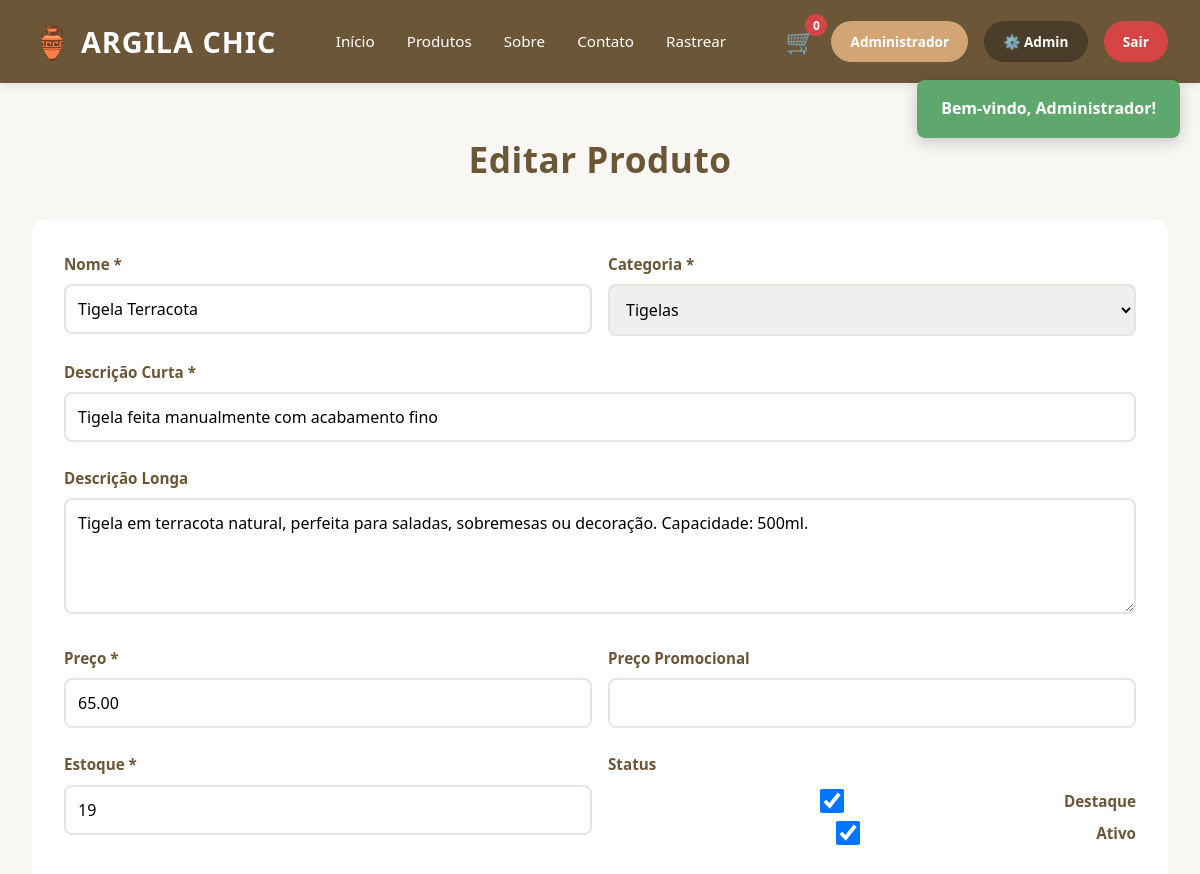
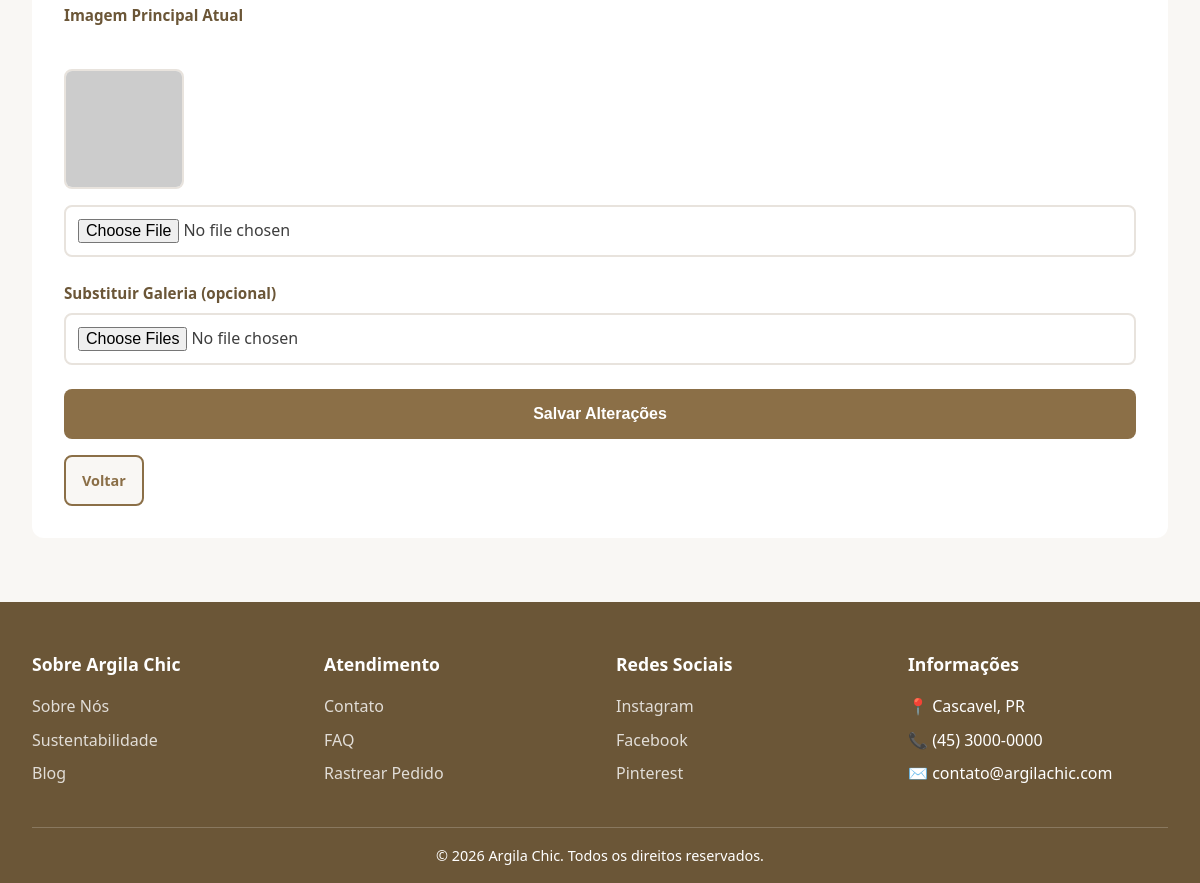
The page /admin/produto-editar.php?id=2 (signed in) on the database its author committed (2 pictures, top to bottom).
### tables this page shows
CREATE TABLE `produtos` (
  `id` int(11) NOT NULL,
  `nome` varchar(150) NOT NULL,
  `descricao` text DEFAULT NULL,
  `descricao_longa` text DEFAULT NULL,
  `categoria_id` int(11) NOT NULL,
  `preco` decimal(10,2) NOT NULL,
  `preco_promocional` decimal(10,2) DEFAULT NULL,
  `estoque` int(11) DEFAULT 0,
  `imagem` varchar(255) NOT NULL,
  `galeria` text DEFAULT NULL,
  `destaque` tinyint(1) DEFAULT 0,
  `ativo` tinyint(1) DEFAULT 1,
  `criado_em` timestamp NOT NULL DEFAULT current_timestamp(),
  `atualizado_em` timestamp NOT NULL DEFAULT current_timestamp() ON UPDATE current_timestamp()
);

CREATE TABLE `categorias` (
  `id` int(11) NOT NULL,
  `slug` varchar(50) NOT NULL,
  `nome` varchar(100) NOT NULL
);

### includes/functions.php (called while the page is built, shortened)
<?php
function imagemUrl($arquivo) {
    return UPLOAD_URL . htmlspecialchars($arquivo);
}
function listarCategorias() {
    $pdo = getConnection();
    return $pdo->query("SELECT * FROM categorias ORDER BY id")->fetchAll();
}

### admin/produto-editar.php (the view, shortened to what this page needs)
<?php
require_once __DIR__ . '/../includes/functions.php';
$pdo = getConnection();
$id = (int)($_GET['id'] ?? 0);
$categorias = listarCategorias();
$stmt = $pdo->prepare("SELECT * FROM produtos WHERE id = ?");
$stmt->execute([$id]);
$produto = $stmt->fetch();
include __DIR__ . '/../includes/header.php';
?>
<div class="container-principal">
    <h2 class="secao-titulo">Editar Produto</h2>
    <div style="background:#fff; padding:2rem; border-radius:12px;">
        <form method="POST" enctype="multipart/form-data">
            <div class="form-row">
                <div class="form-group">
                    <label>Nome *</label>
                    <input name="nome" value="<?= htmlspecialchars($produto['nome']) ?>" required>
                </div>
                <div class="form-group">
                    <label>Categoria *</label>
                    <select name="categoria_id" required>
                        <?php foreach ($categorias as $c): ?>
                            <option value="<?= $c['id'] ?>" <?= $c['id'] == $produto['categoria_id'] ? 'selected' : '' ?>>
                                <?= htmlspecialchars($c['nome']) ?>
                            </option>
                        <?php endforeach; ?>
                    </select>
                </div>
            </div>
            <div class="form-group">
                <label>Descrição Curta *</label>
                <input name="descricao" value="<?= htmlspecialchars($produto['descricao']) ?>" required>
            </div>
            <div class="form-group">
                <label>Descrição Longa</label>
                <textarea name="descricao_longa" rows="4" style="width:100%;padding:.75rem;border:2px solid #E8E3DD;border-radius:8px;"><?= htmlspecialchars($produto['descricao_longa'] ?? '') ?></textarea>
            </div>
            <div class="form-row">
                <div class="form-group">
                    <label>Preço *</label>
                    <input type="number" step="0.01" name="preco" value="<?= $produto['preco'] ?>" required>
                </div>
                <div class="form-group">
                    <label>Preço Promocional</label>
                    <input type="number" step="0.01" name="preco_promocional" value="<?= $produto['preco_promocional'] ?>">
                </div>
            </div>
            <div class="form-row">
                <div class="form-group">
                    <label>Estoque *</label>
                    <input type="number" name="estoque" value="<?= $produto['estoque'] ?>" required>
                </div>
                <div class="form-group">
                    <label>Status</label>
                    <label style="display:flex;gap:.5rem;margin-top:.75rem;">
                        <input type="checkbox" name="destaque" value="1" <?= $produto['destaque'] ? 'checked' : '' ?>> Destaque
                    </label>
                    <label style="display:flex;gap:.5rem;">
                        <input type="checkbox" name="ativo" value="1" <?= $produto['ativo'] ? 'checked' : '' ?>> Ativo
                    </label>
                </div>
            </div>
            <div class="form-group">
                <label>Imagem Principal Atual</label><br>
                <img src="<?= imagemUrl($produto['imagem']) ?>" class="img-preview"
                     onerror="this.src='https://via.placeholder.com/120/E8D4C4/8B6F47?text=🏺'">
                <input type="file" name="imagem" accept="image/*" style="margin-top:.5rem;" onchange="previewImg(event,'pv')">
            </div>
            <div class="form-group">
                <label>Substituir Galeria (opcional)</label>
                <input type="file" name="galeria[]" accept="image/*" multiple>
            </div>
            <button class="btn-enviar">Salvar Alterações</button>
            <a href="produtos.php" class="btn-info" style="margin-top:1rem;display:inline-block;">Voltar</a>
        </form>
    </div>
</div>
<?php include __DIR__ . '/../includes/footer.php'; ?>

### assets/css/style.css (style rules this page uses)
* { margin: 0; padding: 0; box-sizing: border-box; }
:root { --cor-primaria: #8B6F47; --cor-secundaria: #6B5637; --cor-fundo: #F9F7F4; --cor-texto: #3E3E3E; --cor-branco: #FFFFFF; --cor-destaque: #A0826D; --cor-erro: #D64545; --cor-sucesso: #5FA86D; --cor-header: #6B5637; }
body { font-family: 'Segoe UI', Tahoma, Geneva, Verdana, sans-serif; background-color: var(--cor-fundo); color: var(--cor-texto); line-height: 1.6; }
a { color: var(--cor-primaria); text-decoration: none; }
.container-principal { max-width: 1200px; margin: 3rem auto; padding: 0 2rem; }
.secao-titulo { font-size: 2.2rem; color: var(--cor-header); margin-bottom: 2rem; text-align: center; font-weight: 700; letter-spacing: 0.5px; }
.btn-info { background-color: var(--cor-fundo); color: var(--cor-primaria); border: 2px solid var(--cor-primaria); padding: 0.75rem 1rem; border-radius: 8px; cursor: pointer; font-weight: 600; transition: all 0.3s ease; font-size: 0.9rem; text-decoration: none; display: inline-block; text-align: center; }
.form-group { margin-bottom: 1.5rem; }
.form-group label { display: block; margin-bottom: 0.5rem; font-weight: 600; color: var(--cor-header); font-size: .95rem; }
.form-group input, .form-group select, .form-group textarea { width: 100%; padding: 0.75rem; border: 2px solid #E8E3DD; border-radius: 8px; font-size: 1rem; transition: border-color 0.3s ease; font-family: inherit; }
.form-row { display: grid; grid-template-columns: 1fr 1fr; gap: 1rem; }
.btn-enviar { width: 100%; background-color: var(--cor-primaria); color: var(--cor-branco); border: none; padding: 1rem; border-radius: 8px; font-size: 1rem; font-weight: 700; cursor: pointer; transition: background-color 0.3s ease; }
.img-preview { width: 120px; height: 120px; object-fit: cover; border-radius: 8px; border: 2px solid #E8E3DD; margin-top: .5rem; }

### rows shown on the page
produtos: nome "Tigela Terracota", categoria_id "Tigelas", descricao "Tigela feita manualmente com acabamento fino", descricao_longa "Tigela em terracota natural, perfeita para saladas, sobremesas ou decoração. Capacidade: 500ml.", preco "65.00", estoque "19", destaque "☑", ativo "☑"

### other values the page prints
$totalCarrinho "0"
explode(' ', $usuario['nome'])[0] "Administrador"
$_SESSION['mensagem']['texto'] "Bem-vindo, Administrador!"
